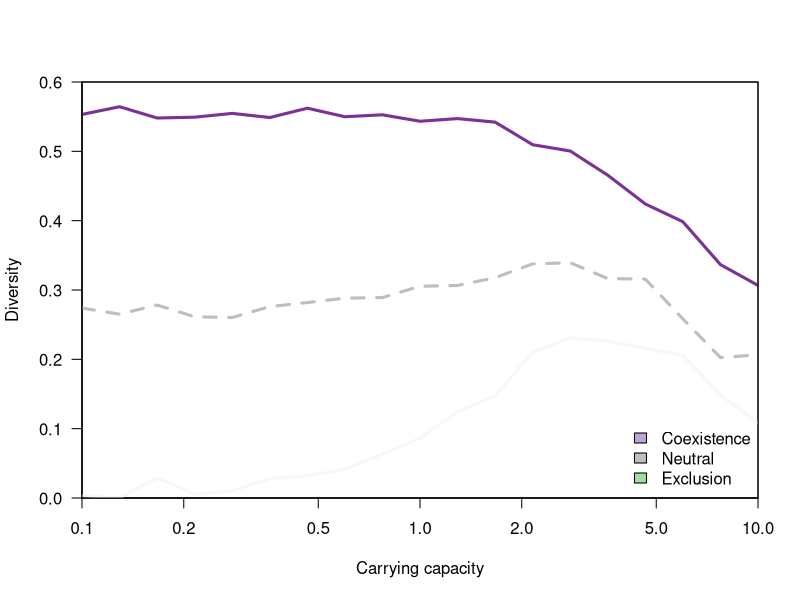

Recreate this plot in R.
d <- read.table("./figures/sm1.dat", h=T)
d <- aggregate(d, by=list(d$competition, d$K), mean)

library(RColorBrewer)

pdf("figures/carryingcapacity.pdf", height=5)

palette(brewer.pal(5, "PRGn"))

plot(0, pch=NA, xlim=range(d$K), ylim=c(0, 0.6),
      xlab = "Carrying capacity", ylab = "Diversity",
      las = 1, log='x', xaxs='i', yaxs='i')

i <- 1
for(comp in unique(d$competition)) {
  x <- subset(d, competition == comp)
  co <- i
  lt = 1
  if (comp == 1.0) co <- 'grey'
  if (comp == 1.0) lt <- 2
  lines(diversity~K, x, col = co, type='l', pch=19, lwd=3, lty = lt)
  i <- i + 1
}

legend("bottomright", fill=c(2, 'grey', 4),
      legend=c("Coexistence", "Neutral", "Exclusion"),
      bty='n')

box()

dev.off()
